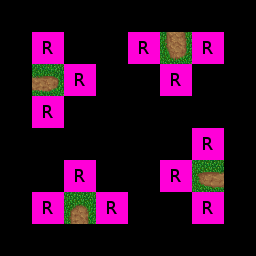

This is a level from a 2D game, rendered from its Tiled map with the project's own tilesets. A one-line summary and the map file follow, with tile-layer data summarised:
An orthogonal 8x8 tile map with 32x32 px tiles, 4 tile layers (Regions, Input_set, Output_Ground, Output_Fringe), 4 tilesets.

<map version="1.0" orientation="orthogonal" width="8" height="8" tilewidth="32" tileheight="32">
 <tileset firstgid="1" name="Woodland" tilewidth="32" tileheight="32">
  <image source="../../graphics/tiles/Woodland_ground.png" width="512" height="512" />
 </tileset>
 <tileset firstgid="257" name="Collision" tilewidth="32" tileheight="32">
  <image source="../../graphics/tiles/collision.png" width="64" height="32" />
 </tileset>
 <tileset firstgid="259" name="set_rules" tilewidth="32" tileheight="32">
  <image source="../../graphics/tiles/set_rules.png" width="64" height="64" />
 </tileset>
 <tileset firstgid="263" name="set_woodland" tilewidth="32" tileheight="32">
  <image source="../../graphics/tiles/set_woodland.png" width="512" height="320" />
 </tileset>
 <layer name="Regions" width="8" height="8">
  <data>[64 cells, 16 non-empty, 1 distinct tile ids]</data>
 </layer>
 <layer name="Input_set" width="8" height="8">
  <data>[64 cells, 4 non-empty, 1 distinct tile ids]</data>
 </layer>
 <layer name="Output_Ground" width="8" height="8">
  <data>[64 cells, 4 non-empty, 2 distinct tile ids]</data>
 </layer>
 <layer name="Output_Fringe" width="8" height="8">
  <data>[64 cells, 4 non-empty, 4 distinct tile ids]</data>
 </layer>
</map>
